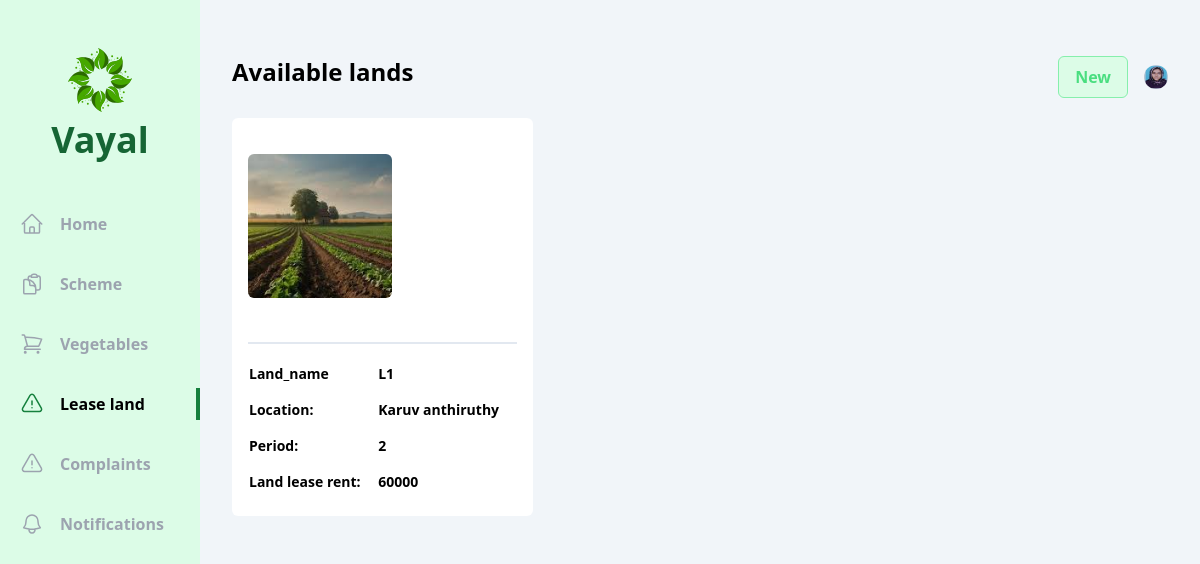
/user/lease_land/ (signed in), run on the app's committed database.
### officer/models.py (models this page shows, shortened)
class Vayal_User(models.Model):
    account = models.OneToOneField(User, on_delete=models.CASCADE)
    name=models.CharField(max_length=225)
    dob=models.DateField()
    gender= models.CharField(max_length=20, choices=gender)
    phone_number = models.CharField(max_length=10)
    aadhar_number= models.CharField(max_length=12)
    cast=models.CharField(max_length=20, choices=cast)
    house_name=models.CharField(max_length=225)
    place=models.CharField(max_length=225)
    village=models.CharField(max_length=225)
    pincode = models.CharField(max_length=6)
    muncipality=models.CharField(max_length=225,default="Kozhikode")
    district=models.CharField(max_length=225,default="Kozhikode")
    land_ownership=models.CharField(max_length=20, choices=land)
    photo=models.ImageField(upload_to='photos/')
    joined_date=models.DateTimeField(auto_now_add=True)
    vegetable_permission_applied=models.CharField(max_length=225,default="False")
    vegetable_permission=models.CharField(max_length=225, choices=vegetable_permission_status,default="Pending")

class LeaseLand(models.Model):
    vayal_user = models.ForeignKey(Vayal_User, on_delete=models.CASCADE)
    land_name= models.CharField(max_length=250)
    location = models.CharField(max_length=250)
    period=models.IntegerField()
    land_lease_rent = models.IntegerField()
    posted_date=models.DateTimeField(auto_now_add=True)
    photo=models.ImageField(upload_to='photo/')

### vayal_user/views/lease_land.py (the view)
# urls.py: path('lease_land/',lease_land.index,name='lease_land'),
def index(request):
    lease_land=LeaseLand.objects.all()
    vayal_user = Vayal_User.objects.get(account=request.user)
    context = {
        'lease_land': lease_land,
        'vayal_user': vayal_user,
    }
    return render(request,'vayal_user/lease_land/index.html',context)

### vayal_user/templates/vayal_user/lease_land/index.html (shortened to what this page needs)
{% extends 'base.html' %}
{% block content %}
<div class="flex  bg-slate-100">
    <div class="w-2/12 bg-green-100 flex flex-col items-center pb-10">
        <div class="my-12 flex flex-col gap-2 justify-center items-center">
            <h1 class="text-4xl font-bold text-green-800 ">Vayal</h1>
        </div>
        <ul class="flex flex-col gap-7 w-full font-bold text-gray-400">
          <li class="w-full flex items-center px-5 py-1 gap-4 group hover:text-gray-500 cursor-pointer hover:border-green-700 hover:border-r-4">
                <a href="{% url 'vayal_user:home' %}">Home</a>
            </li>
            <li class="w-full flex items-center px-5 py-1 gap-4 group hover:text-gray-500 cursor-pointer hover:border-green-700 hover:border-r-4">
                <a href="{% url 'vayal_user:schemes' %}">Scheme</a>
            </li>
            <li class="w-full flex items-center px-5 py-1 gap-4 group hover:text-gray-500 cursor-pointer hover:border-green-700 hover:border-r-4">
              <a href="{% url 'vayal_user:vegetables' %}">Vegetables</a>
          </li>
                <li class="w-full flex items-center px-5 py-1 gap-4 border-r-4 text-black border-green-700">
              <a href="{% url 'vayal_user:lease_land' %}">Lease land</a>
          </li>
          <li class="w-full flex items-center px-5 py-1 gap-4 group hover:text-gray-500 cursor-pointer hover:border-green-700 hover:border-r-4">
              <a href="{% url 'vayal_user:complaints' %}">Complaints</a>
          </li>
          <li class="w-full flex items-center px-5 py-1 gap-4 group hover:text-gray-500 cursor-pointer hover:border-green-700 hover:border-r-4">
              <a href="{% url 'vayal_user:notifications' %}">Notifications</a>
          </li>
        </ul>
      </div>
      <div class="w-10/12 h-screen overflow-y-auto px-8 py-14">
        <div class="flex justify-between mb-5">
          <h1 class="text-2xl font-bold">Available lands</h1>
          <div class="flex items-center gap-4">
              <span class="px-4 py-2 flex gap-1 bg-green-100 text-green-400 border cursor-pointer border-green-300 font-bold rounded-md">
                  <span>
                      <a href="{% url 'vayal_user:create_lease_land' %}">
                          New
                      </a>
                     </span>
              </span>
              <div class="relative">
              <img id="profile" src="/uploads/{{vayal_user.photo}}" class="h-6 w-6 rounded-full cursor-pointer" alt="">
          </div>
          </div>
      </div>
    <div class="grid grid-cols-3 gap-x-4 gap-y-8">
        {% for lease_land in lease_land %}
    <div class="flex flex-col bg-white p-4 rounded-md gap-4">
        <img class="cursor-pointer rounded-md h-36 w-36 object-cover my-5" src="/uploads/{{lease_land.photo}}" alt="">
        <div class="flex flex-col gap-1">
            <span class="text-2xl font-bold mb-2 pb-2 border-b-2 border-slate-200">{{vegetable.name }}</span>
            <table class="table-auto text-sm text-left ">
                <tr>
                    <th scope="col" >Land_name</th>
                    <th scope="col" class="px-1 py-2">{{lease_land.land_name}}</th>
                </tr>
                <tr>
                    <th scope="col" >Location:</th>
                    <th scope="col" class="px-1 py-2">{{lease_land.location}}</th>
                </tr>
                <tr>
                    <th scope="col" >Period:</th>
                    <th scope="col" class="px-1 py-2">{{lease_land.period}}</th>
                </tr>
                <tr>
                    <th scope="col" >Land lease rent:</th>
                    <th scope="col" class="px-1 py-2">{{lease_land.land_lease_rent}}</th>
                </tr>
            </table>
    </div>
</div>
{% endfor %}
</div>
</div>
{% endblock content %}

### data on the page
Vayal_User: photo (picture)
LeaseLand: photo (picture), land_name "L1", location "Karuv anthiruthy", period "2", land_lease_rent "60000"
